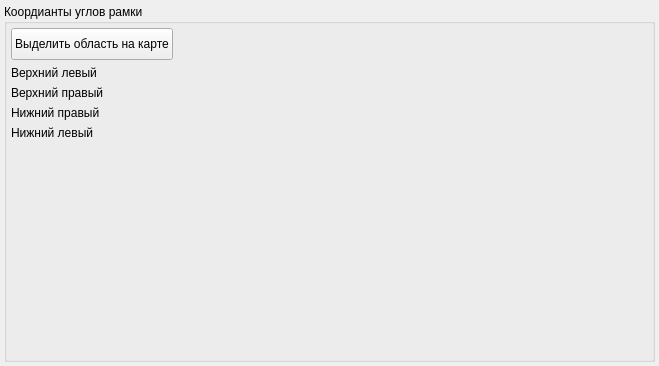
<?xml version="1.0" encoding="UTF-8"?>
<ui version="4.0">
 <class>MapRubber</class>
 <widget class="QWidget" name="MapRubber">
  <property name="geometry">
   <rect>
    <x>0</x>
    <y>0</y>
    <width>659</width>
    <height>366</height>
   </rect>
  </property>
  <property name="windowTitle">
   <string>Form</string>
  </property>
  <layout class="QVBoxLayout" name="verticalLayout">
   <property name="margin">
    <number>4</number>
   </property>
   <item>
    <widget class="QGroupBox" name="selectAreaUi">
     <property name="enabled">
      <bool>true</bool>
     </property>
     <property name="sizePolicy">
      <sizepolicy hsizetype="Preferred" vsizetype="Preferred">
       <horstretch>0</horstretch>
       <verstretch>0</verstretch>
      </sizepolicy>
     </property>
     <property name="title">
      <string>Коордианты углов рамки</string>
     </property>
     <property name="flat">
      <bool>false</bool>
     </property>
     <property name="checkable">
      <bool>false</bool>
     </property>
     <layout class="QGridLayout" name="gridLayout">
      <property name="margin">
       <number>4</number>
      </property>
      <item row="0" column="0" colspan="2">
       <layout class="QHBoxLayout" name="horizontalLayout_2">
        <item>
         <widget class="QPushButton" name="rubberBtn">
          <property name="minimumSize">
           <size>
            <width>0</width>
            <height>32</height>
           </size>
          </property>
          <property name="layoutDirection">
           <enum>Qt::LeftToRight</enum>
          </property>
          <property name="text">
           <string>Выделить область на карте</string>
          </property>
          <property name="checkable">
           <bool>true</bool>
          </property>
         </widget>
        </item>
        <item>
         <spacer name="horizontalSpacer_2">
          <property name="orientation">
           <enum>Qt::Horizontal</enum>
          </property>
          <property name="sizeHint" stdset="0">
           <size>
            <width>358</width>
            <height>20</height>
           </size>
          </property>
         </spacer>
        </item>
       </layout>
      </item>
      <item row="4" column="0">
       <widget class="QLabel" name="label_6">
        <property name="sizePolicy">
         <sizepolicy hsizetype="Preferred" vsizetype="Preferred">
          <horstretch>0</horstretch>
          <verstretch>0</verstretch>
         </sizepolicy>
        </property>
        <property name="maximumSize">
         <size>
          <width>150</width>
          <height>16777215</height>
         </size>
        </property>
        <property name="text">
         <string>Нижний левый</string>
        </property>
       </widget>
      </item>
      <item row="4" column="1">
       <widget class="GeoPointEditor" name="bottomLeft">
        <property name="sizePolicy">
         <sizepolicy hsizetype="Expanding" vsizetype="Maximum">
          <horstretch>0</horstretch>
          <verstretch>0</verstretch>
         </sizepolicy>
        </property>
        <property name="oneLine">
         <bool>true</bool>
        </property>
        <property name="labelVisible">
         <bool>false</bool>
        </property>
       </widget>
      </item>
      <item row="5" column="1">
       <spacer name="verticalSpacer">
        <property name="orientation">
         <enum>Qt::Vertical</enum>
        </property>
        <property name="sizeHint" stdset="0">
         <size>
          <width>20</width>
          <height>67</height>
         </size>
        </property>
       </spacer>
      </item>
      <item row="2" column="0">
       <widget class="QLabel" name="label_10">
        <property name="sizePolicy">
         <sizepolicy hsizetype="Preferred" vsizetype="Preferred">
          <horstretch>0</horstretch>
          <verstretch>0</verstretch>
         </sizepolicy>
        </property>
        <property name="maximumSize">
         <size>
          <width>150</width>
          <height>16777215</height>
         </size>
        </property>
        <property name="text">
         <string>Верхний правый</string>
        </property>
       </widget>
      </item>
      <item row="2" column="1">
       <widget class="GeoPointEditor" name="topRight">
        <property name="sizePolicy">
         <sizepolicy hsizetype="Expanding" vsizetype="Maximum">
          <horstretch>0</horstretch>
          <verstretch>0</verstretch>
         </sizepolicy>
        </property>
        <property name="oneLine">
         <bool>true</bool>
        </property>
        <property name="labelVisible">
         <bool>false</bool>
        </property>
       </widget>
      </item>
      <item row="1" column="1">
       <widget class="GeoPointEditor" name="topLeft">
        <property name="sizePolicy">
         <sizepolicy hsizetype="Expanding" vsizetype="Maximum">
          <horstretch>0</horstretch>
          <verstretch>0</verstretch>
         </sizepolicy>
        </property>
        <property name="oneLine">
         <bool>true</bool>
        </property>
        <property name="labelVisible">
         <bool>false</bool>
        </property>
       </widget>
      </item>
      <item row="1" column="0">
       <widget class="QLabel" name="label_4">
        <property name="sizePolicy">
         <sizepolicy hsizetype="Preferred" vsizetype="Preferred">
          <horstretch>0</horstretch>
          <verstretch>0</verstretch>
         </sizepolicy>
        </property>
        <property name="maximumSize">
         <size>
          <width>150</width>
          <height>16777215</height>
         </size>
        </property>
        <property name="text">
         <string>Верхний левый</string>
        </property>
       </widget>
      </item>
      <item row="3" column="0">
       <widget class="QLabel" name="label_7">
        <property name="sizePolicy">
         <sizepolicy hsizetype="Preferred" vsizetype="Preferred">
          <horstretch>0</horstretch>
          <verstretch>0</verstretch>
         </sizepolicy>
        </property>
        <property name="maximumSize">
         <size>
          <width>150</width>
          <height>16777215</height>
         </size>
        </property>
        <property name="text">
         <string>Нижний правый</string>
        </property>
       </widget>
      </item>
      <item row="3" column="1">
       <widget class="GeoPointEditor" name="bottomRight">
        <property name="sizePolicy">
         <sizepolicy hsizetype="Expanding" vsizetype="Maximum">
          <horstretch>0</horstretch>
          <verstretch>0</verstretch>
         </sizepolicy>
        </property>
        <property name="oneLine">
         <bool>true</bool>
        </property>
        <property name="labelVisible">
         <bool>false</bool>
        </property>
       </widget>
      </item>
     </layout>
    </widget>
   </item>
  </layout>
 </widget>
 <customwidgets>
  <customwidget>
   <class>GeoPointEditor</class>
   <extends>QWidget</extends>
   <header location="global">meteo/commons/ui/custom/geopointeditor.h</header>
  </customwidget>
 </customwidgets>
 <resources/>
 <connections/>
</ui>
